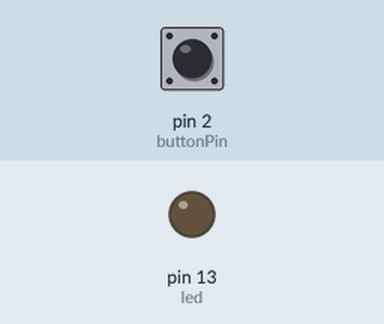
This sketch was run on a simulated Arduino Uno, built with avr-gcc and run on an emulated ATmega328P. Parts: output pins drawn as LEDs (lit = HIGH). Dashed ring = blinking. The inputs (shaded band) are chosen by the test bench; at power-on: pin 2 (buttonPin) LOW. What the sketch prints to the serial monitor is not drawn.

Above: at 1.2 s.
1.3 s: pin 2 (buttonPin) pulled HIGH for 0.15 s
At 1.37 s:
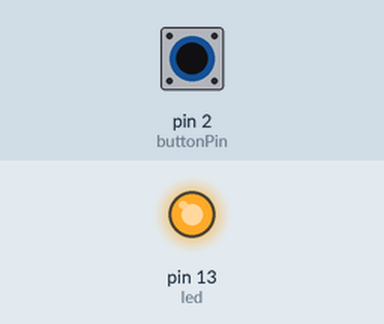
2.9 s: pin 2 (buttonPin) pulled HIGH for 3.2 s
At 7.2 s:
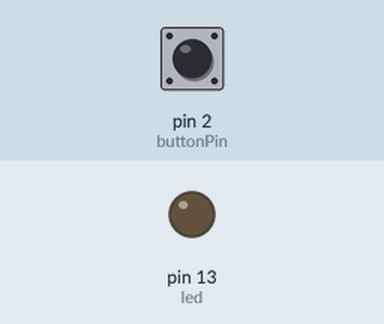
9.1 s: pin 2 (buttonPin) pulsed HIGH 5 times (0.12 s each, 0.3 s apart)
At 9.46 s:
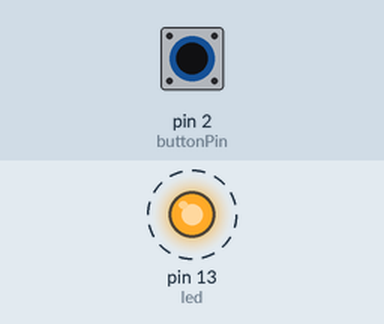
Timing chart, 0 to 12.1 s (numbered marks = the images above; inputs shaded):
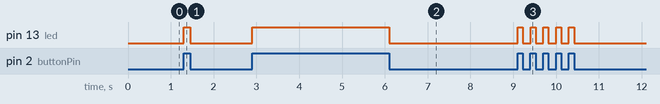

The sketch:

button_led.ino
```cpp
int led = 13;
int buttonPin = 2;
int buttonState = 0;


void setup() {

  Serial.begin(9600);

  pinMode(led, OUTPUT);

  pinMode(buttonPin, INPUT);
}

// the loop function runs over and over again forever
void loop() {

  buttonState = digitalRead(buttonPin);

  if(buttonState == HIGH){
    digitalWrite(led, HIGH);
    Serial.println("on");


  } else {
    digitalWrite(led, LOW);
    Serial.println("off");


  }
}
```

Measured:
- after the input at 1.3 s, pin 13 (led): LOW → HIGH at once, → LOW 0.15 s later
- after the input at 2.9 s, pin 13 (led): LOW → HIGH at once, → LOW 3.2 s later
- after the input at 9.1 s, pin 13 (led): alternates HIGH for 0.12 s and LOW for 0.18 s, 10 changes in all, then stays LOW, starting at once
